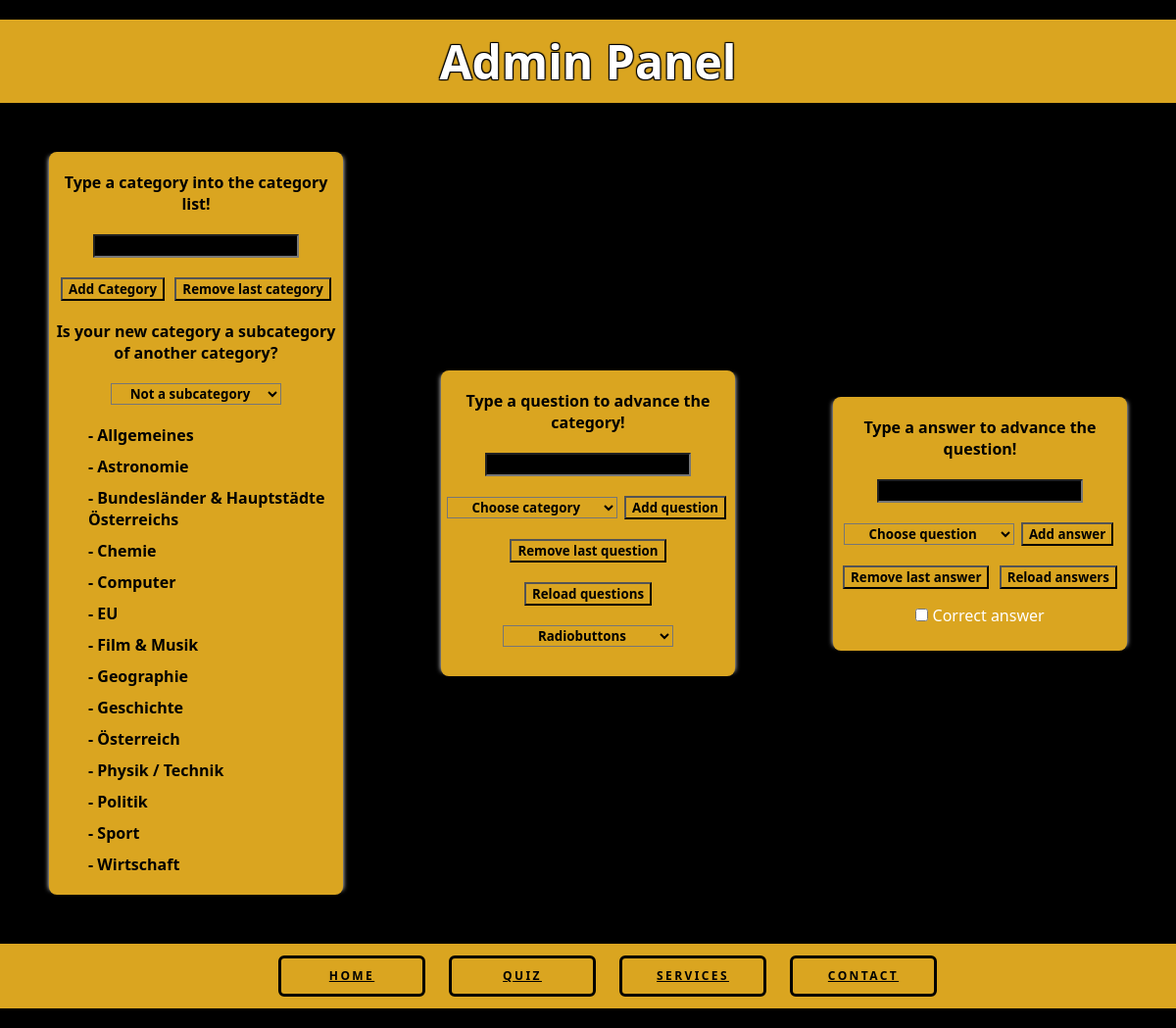
Page /hie/admin/admin.php on the committed database.
### tables this page shows
CREATE TABLE `kategorien` (
  `pk_kategorie_id` int(11) NOT NULL,
  `fk_unterkategorie_id` int(11) DEFAULT NULL,
  `name` varchar(255) NOT NULL,
  `beschreibung` varchar(511) DEFAULT NULL
);

### hie/admin/admin.php (the view, shortened to what this page needs)
<!DOCTYPE html>
<head>
	<link rel="stylesheet" href="../styles.css">
</head>
<body>
	<header>
		<h1>Admin Panel</h1>
	</header>
	<section>
		<div class="list">
			<?php $pdo = new PDO('mysql:host=localhost;dbname=quiz', 'root', ''); ?>
			<form action='<?php echo $_SERVER['PHP_SELF']; ?>' method='GET'>
				<p>Type a category into the category list!</p>
				<input type="text" name="newCategory" class="addCategoryInput">
				<button class="addCategoryButton" name="addCategory" value="addedCategory">Add Category</button>
				<button class="removeCategoryButton" name="removeCategory" value="removedCategory">Remove last category</button>
				<p>Is your new category a subcategory of another category?</p>
				<?php
				echo "<select name='subcategories' id='subcategories'>";
				try {
					$statement = $pdo->prepare("SELECT * FROM Kategorien");
					$statement->execute(array());
				} catch (PDOException $pdoException) {
					die("</select>$pdoException</form></body></html>");
				}
				echo "<option value='0' selected>Not a subcategory</option>";
				echo "</select>";
				?>
			</form>
			<ul id="categoryList">
				<?php
				try {
					$statement = $pdo->prepare("SELECT * FROM Kategorien WHERE fk_unterkategorie_id IS NULL");
					$statement->execute(array());
				} catch (PDOException $pdoException) {
					die("$pdoException</body></html>");
				}
				while ($row = $statement->fetch()) {
					$category = $row['name'];
					echo "<li class='listItem'>- $category";
					echo "</li>";
				}
				?>
			</ul>
		</div>
		<div class="list">
			<p>Type a question to advance the category!</p>
			<form action='<?php echo $_SERVER['PHP_SELF']; ?>' method='GET'>
				<input type="search" name="newQuestion" class="addQuestionInput">
				<?php
				echo "<select name='questions' id='questions'>";
				echo "<option value='0' disabled selected>Choose category</option>";
				echo "</select>";
				?>
				<button class="addQuestionButton" name="addQuestion" value="addedQuestion">Add question</button>
				<button class="removeQuestionButton" name="removeQuestion" value="removedQuestion">Remove last question</button>
				<button class="reloadCategoriesButton" name="reloadCategories" value="reloadedCategories">Reload questions</button>
				<select name='buttonTypes' id='buttonTypes'>
				<option id="radio">Radiobuttons</option>
				</select>
			</form>
		</div>
		<div class="list">
			<p>Type a answer to advance the question!</p>
			<form action='<?php echo $_SERVER['PHP_SELF']; ?>' method='GET'>
				<input type="search" name="newAnswer" class="addAnswerInput">
				<?php
				echo "<select name='answers' id='answers'>";
				echo "<option value='0' disabled selected>Choose question</option>";
				echo "</select>";
				?>
				<button class="addAnswerButton" name="addAnswer" value="addedAnswer">Add answer</button>
				<button class="removeAnswerButton" name="removeAnswer" value="removedAnswer">Remove last answer</button>
				<button class="reloadCategoriesButton" name="reloadCategories" value="reloadedCategories">Reload answers</button>
				<br><label><input type='checkbox' name='validation1' value='1'> Correct answer</label>
			</form>
		</div>
	</section>
	<footer>
		<nav>
			<ul>
				<li>
					<a href="../index.php" style="font-weight:bolder">home</a>
				</li>
				<li>
					<a href="../quiz/quiz.php" style="font-weight:bolder">quiz</a>
				</li>
				<li>
					<a href=".." style="font-weight:bolder">services</a>
				</li>
				<li>
					<a href=".." style="font-weight:bolder">contact</a>
				</li>
			</ul>
		</nav>
	</footer>
</body>
</html>

### hie/styles.css (style rules this page uses)
option { display: flex; flex-direction: column; justify-content: space-between; }
* { color: white; font-family: "Segoe UI",Arial,sans-serif; font-weight: 400; margin: 10px 0; }
body { text-align: center; background-color: black; }
footer, input, select, button { text-align: center; background-color: goldenrod; color: black; font-weight: bolder; }
button { margin-left: 3px; margin-right: 3px; }
option { color: black; font-weight: bold; }
section { display: flex; flex-direction: row; justify-content: space-between; padding-top: 40px; padding-bottom: 40px; }
header { background-color: goldenrod; font-size: x-large; color: black; display: flex; justify-content: center; text-shadow: 1px 1px 1px black, 1px -1px 1px black, -1px 1px 1px black, -1px -1px 1px black; }
header h1 { font-weight: bolder; background-color: goldenrod; }
a, .list li, .list p { color: black; font-weight: bolder; list-style-type: none; }
.list li { text-align: left; }
.list input { color: goldenrod; background-color: black; }
.list select { width: 58%; }
.list { margin: auto; padding-top: 10px; padding-bottom: 10px; width: 25%; background-color: goldenrod; border-radius: .5em; box-shadow: 5px 0 5px -5px white, -5px 0 5px -5px white; }
nav ul { margin: 0; display: flex; align-items: center; justify-content: center; list-style-type: none; }
nav ul li { --c: black; color: var(--c); font-size: 12px; border: 0.3em solid var(--c); border-radius: 0.5em; width: 12em; height: 3em; text-transform: uppercase; font-weight: bold; font-family: sans-serif; letter-spacing: 0.2em; text-align: center; line-height: 3em; position: relative; overflow: hidden; z-index: 1; transition: 0.5s; margin: 1em; }

### rows in the picture
kategorien: name "Allgemeines"
kategorien: name "Astronomie"
kategorien: name "Bundesländer & Hauptstädte Österreichs"
kategorien: name "Chemie"
kategorien: name "Computer"
kategorien: name "EU"
kategorien: name "Film & Musik"
kategorien: name "Geographie"
kategorien: name "Geschichte"
kategorien: name "Österreich"
kategorien: name "Physik / Technik"
kategorien: name "Politik"
kategorien: name "Sport"
kategorien: name "Wirtschaft"
